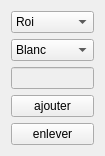
   <widget class="QWidget" name="verticalLayoutWidget">
    <property name="geometry">
     <rect>
      <x>470</x>
      <y>190</y>
      <width>101</width>
      <height>121</height>
     </rect>
    </property>
    <layout class="QVBoxLayout" name="verticalLayout">
     <item>
      <widget class="QComboBox" name="piece">
       <item>
        <property name="text">
         <string>Roi</string>
        </property>
       </item>
       <item>
        <property name="text">
         <string>Dame</string>
        </property>
       </item>
       <item>
        <property name="text">
         <string>Fou</string>
        </property>
       </item>
       <item>
        <property name="text">
         <string>Chevalier</string>
        </property>
       </item>
       <item>
        <property name="text">
         <string>Tour</string>
        </property>
       </item>
       <item>
        <property name="text">
         <string>Pion</string>
        </property>
       </item>
      </widget>
     </item>
     <item>
      <widget class="QComboBox" name="couleur">
       <item>
        <property name="text">
         <string>Blanc</string>
        </property>
       </item>
       <item>
        <property name="text">
         <string>Noir</string>
        </property>
       </item>
      </widget>
     </item>
     <item>
      <widget class="QLineEdit" name="position">
       <property name="enabled">
        <bool>false</bool>
       </property>
      </widget>
     </item>
     <item>
      <widget class="QPushButton" name="ajouter">
       <property name="text">
        <string>ajouter</string>
       </property>
      </widget>
     </item>
     <item>
      <widget class="QPushButton" name="enlever">
       <property name="text">
        <string>enlever</string>
       </property>
      </widget>
     </item>
    </layout>
   </widget>
